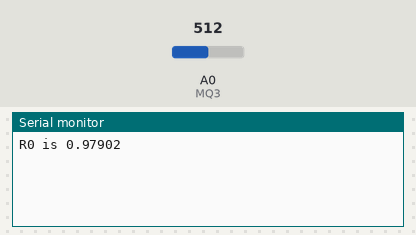
The sketch below on a simulated Arduino Uno, built with avr-gcc and run on an emulated ATmega328P. On the bench: the last lines printed to the serial monitor. Inputs (shaded band) come from the test bench; at power-on: A0 (MQ3) = 512.

Above: at 1.2 s.
1.3 s: A0 (MQ3) set to 0
At 3.2 s:
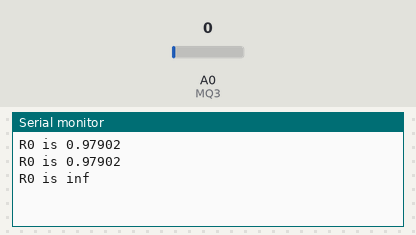
4.3 s: A0 (MQ3) set to 110
At 5.0 s:
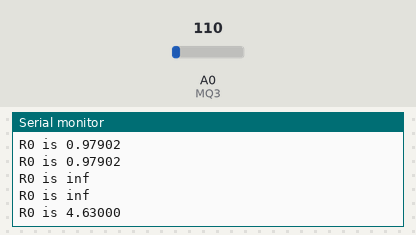

Measured:
- after the input at 1.3 s, the serial monitor: prints a new line after 1.0 s (image 1)
- after the input at 4.3 s, the serial monitor: prints a new line after 0.26 s (image 2)

The sketch:

test1.ino
```cpp
float sensorVolt=0;
float RS=0;
float R0=0;

#define MQ3 A0

float sensorVal=0;

void setup(){
	pinMode(MQ3, INPUT);
	Serial.begin(9600);
}

void loop(){
	for(int i=0; i<100; i++) {
		sensorVal=sensorVal+analogRead(MQ3);
	}

	delay(100);

	sensorVal=sensorVal/100.0;   // getting the average sensor value
	sensorVolt=sensorVal/(1023*5.0);
	/*Serial.print("Volt: ");
	Serial.println(sensorVolt);*/

	RS=(5.0-sensorVolt)/sensorVolt;
	R0=RS/50.0;


	Serial.print("R0 is ");
	Serial.println(R0,5);

	delay(1000);
	sensorVal=0;
}
```
